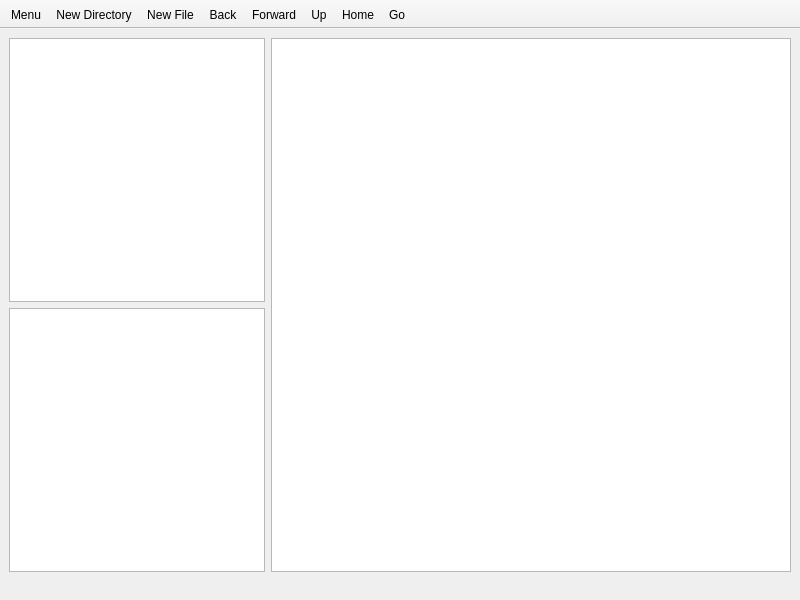
<?xml version="1.0" encoding="UTF-8"?>
<ui version="4.0">
 <class>tfm</class>
 <widget class="QMainWindow" name="tfm">
  <property name="geometry">
   <rect>
    <x>0</x>
    <y>0</y>
    <width>800</width>
    <height>600</height>
   </rect>
  </property>
  <property name="windowTitle">
   <string>tfm</string>
  </property>
  <widget class="QWidget" name="centralwidget">
   <layout class="QHBoxLayout" name="horizontalLayout">
    <item>
     <layout class="QVBoxLayout" name="verticalLayout">
      <property name="sizeConstraint">
       <enum>QLayout::SetDefaultConstraint</enum>
      </property>
      <item>
       <widget class="QTreeView" name="fs_tree">
        <property name="sizePolicy">
         <sizepolicy hsizetype="Preferred" vsizetype="Expanding">
          <horstretch>0</horstretch>
          <verstretch>0</verstretch>
         </sizepolicy>
        </property>
        <property name="frameShadow">
         <enum>QFrame::Sunken</enum>
        </property>
        <property name="showDropIndicator" stdset="0">
         <bool>false</bool>
        </property>
        <property name="rootIsDecorated">
         <bool>false</bool>
        </property>
       </widget>
      </item>
      <item>
       <widget class="QListView" name="bookmarks">
        <property name="sizePolicy">
         <sizepolicy hsizetype="Preferred" vsizetype="Expanding">
          <horstretch>0</horstretch>
          <verstretch>0</verstretch>
         </sizepolicy>
        </property>
        <property name="frameShadow">
         <enum>QFrame::Sunken</enum>
        </property>
        <property name="dragDropMode">
         <enum>QAbstractItemView::DropOnly</enum>
        </property>
        <property name="defaultDropAction">
         <enum>Qt::ActionMask</enum>
        </property>
       </widget>
      </item>
     </layout>
    </item>
    <item>
     <widget class="QTableView" name="table_view">
      <property name="cursor" stdset="0">
       <cursorShape>ArrowCursor</cursorShape>
      </property>
      <property name="acceptDrops">
       <bool>true</bool>
      </property>
      <property name="toolTipDuration">
       <number>-3</number>
      </property>
      <property name="locale">
       <locale language="German" country="Germany"/>
      </property>
      <property name="frameShadow">
       <enum>QFrame::Plain</enum>
      </property>
      <property name="dragEnabled">
       <bool>true</bool>
      </property>
      <property name="dragDropMode">
       <enum>QAbstractItemView::DragDrop</enum>
      </property>
      <property name="defaultDropAction">
       <enum>Qt::CopyAction</enum>
      </property>
      <property name="alternatingRowColors">
       <bool>true</bool>
      </property>
      <property name="selectionMode">
       <enum>QAbstractItemView::ExtendedSelection</enum>
      </property>
      <property name="selectionBehavior">
       <enum>QAbstractItemView::SelectRows</enum>
      </property>
      <property name="showGrid">
       <bool>false</bool>
      </property>
      <property name="sortingEnabled">
       <bool>true</bool>
      </property>
      <attribute name="horizontalHeaderDefaultSectionSize">
       <number>150</number>
      </attribute>
      <attribute name="horizontalHeaderStretchLastSection">
       <bool>true</bool>
      </attribute>
      <attribute name="verticalHeaderVisible">
       <bool>false</bool>
      </attribute>
     </widget>
    </item>
   </layout>
  </widget>
  <widget class="QStatusBar" name="statusbar">
   <property name="contextMenuPolicy">
    <enum>Qt::NoContextMenu</enum>
   </property>
   <property name="sizeGripEnabled">
    <bool>false</bool>
   </property>
  </widget>
  <widget class="QToolBar" name="toolbar">
   <property name="windowTitle">
    <string>toolBar</string>
   </property>
   <property name="movable">
    <bool>false</bool>
   </property>
   <attribute name="toolBarArea">
    <enum>TopToolBarArea</enum>
   </attribute>
   <attribute name="toolBarBreak">
    <bool>false</bool>
   </attribute>
   <addaction name="action_menu"/>
   <addaction name="action_new_dir"/>
   <addaction name="action_new_file"/>
   <addaction name="action_back"/>
   <addaction name="action_forward"/>
   <addaction name="action_up"/>
   <addaction name="action_home"/>
   <addaction name="action_go"/>
  </widget>
  <action name="action_menu">
   <property name="text">
    <string>Menu</string>
   </property>
  </action>
  <action name="action_new_dir">
   <property name="text">
    <string>New Directory</string>
   </property>
  </action>
  <action name="action_new_file">
   <property name="text">
    <string>New File</string>
   </property>
  </action>
  <action name="action_back">
   <property name="text">
    <string>Back</string>
   </property>
  </action>
  <action name="action_up">
   <property name="text">
    <string>Up</string>
   </property>
  </action>
  <action name="action_home">
   <property name="text">
    <string>Home</string>
   </property>
  </action>
  <action name="action_go">
   <property name="text">
    <string>Go</string>
   </property>
   <property name="toolTip">
    <string>Go or Reload</string>
   </property>
  </action>
  <action name="action_forward">
   <property name="text">
    <string>Forward</string>
   </property>
  </action>
  <action name="action_copy">
   <property name="text">
    <string>Copy</string>
   </property>
  </action>
  <action name="action_paste">
   <property name="text">
    <string>Paste</string>
   </property>
  </action>
  <action name="action_cut">
   <property name="text">
    <string>Cut</string>
   </property>
  </action>
 </widget>
 <resources/>
 <connections/>
</ui>
